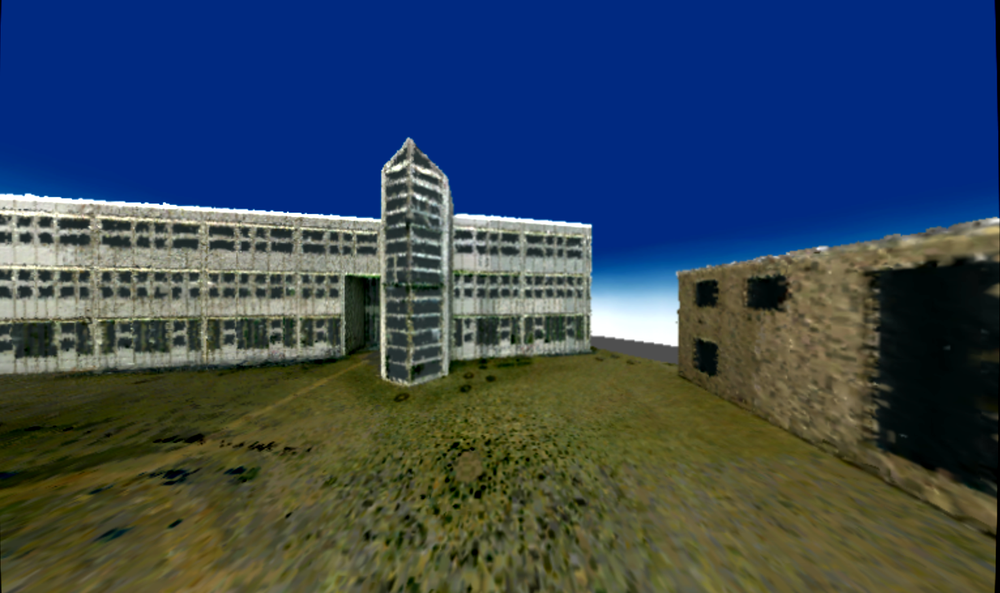
#> input picture mod_2022_landmarkdetektion/images/train/vertikale_landmark_10.tif, 1000 x 593 px, shrunk from 1532 x 908 before the run
$ python -i test_image_segmentation_with_RF.py   (imports and definitions only)   (older library calls are emulated)
#> lines starting #> are read from the running program, lines starting #| are printed output that depends on the picture; after the words box and inside, x2 and y2 are one past the last pixel; in counts of white or black regions, pixels touching at a corner belong together
################################################################
import numpy as np
import cv2
import pandas as pd


def feature_extraction(img):
    df = pd.DataFrame()

    # All features generated must match the way features are generated for TRAINING.
    # Feature1 is our original image pixels
    img2 = img.reshape(-1)
    df['Original Image'] = img2

    # Generate Gabor features
    num = 1
    kernels = []
    for theta in range(2):
        theta = theta / 4. * np.pi
        for sigma in (1, 3):
            for lamda in np.arange(0, np.pi, np.pi / 4):
                for gamma in (0.05, 0.5):
                    #               print(theta, sigma, , lamda, frequency)

                    gabor_label = 'Gabor' + str(num)
                    #                    print(gabor_label)
                    ksize = 9
                    kernel = cv2.getGaborKernel((ksize, ksize), sigma, theta, lamda, gamma, 0, ktype=cv2.CV_32F)
                    kernels.append(kernel)
                    # Now filter image and add values to new column
                    fimg = cv2.filter2D(img2, cv2.CV_8UC3, kernel)
                    filtered_img = fimg.reshape(-1)
                    df[gabor_label] = filtered_img  # Modify this to add new column for each gabor
                    num += 1
    ########################################
    # Geerate OTHER FEATURES and add them to the data frame
    # Feature 3 is canny edge
    edges = cv2.Canny(img, 100, 200)  # Image, min and max values
    edges1 = edges.reshape(-1)
    df['Canny Edge'] = edges1  # Add column to original dataframe

    from skimage.filters import roberts, sobel, scharr, prewitt

    # Feature 4 is Roberts edge
    edge_roberts = roberts(img)
    edge_roberts1 = edge_roberts.reshape(-1)
    df['Roberts'] = edge_roberts1

    # Feature 5 is Sobel
    edge_sobel = sobel(img)
    edge_sobel1 = edge_sobel.reshape(-1)
    df['Sobel'] = edge_sobel1

    # Feature 6 is Scharr
    edge_scharr = scharr(img)
    edge_scharr1 = edge_scharr.reshape(-1)
    df['Scharr'] = edge_scharr1

    # Feature 7 is Prewitt
    edge_prewitt = prewitt(img)
    edge_prewitt1 = edge_prewitt.reshape(-1)
    df['Prewitt'] = edge_prewitt1

    # Feature 8 is Gaussian with sigma=3
    from scipy import ndimage as nd
    gaussian_img = nd.gaussian_filter(img, sigma=3)
    gaussian_img1 = gaussian_img.reshape(-1)
    df['Gaussian s3'] = gaussian_img1

    # Feature 9 is Gaussian with sigma=7
    gaussian_img2 = nd.gaussian_filter(img, sigma=7)
    gaussian_img3 = gaussian_img2.reshape(-1)
    df['Gaussian s7'] = gaussian_img3

    # Feature 10 is Median with sigma=3
    median_img = nd.median_filter(img, size=3)
    median_img1 = median_img.reshape(-1)
    df['Median s3'] = median_img1

    # Feature 11 is Variance with size=3
    #    variance_img = nd.generic_filter(img, np.var, size=3)
    #    variance_img1 = variance_img.reshape(-1)
    #    df['Variance s3'] = variance_img1  #Add column to original dataframe

    return df


#########################################################

# Applying trained model to segment multiple files.

import pickle
from matplotlib import pyplot as plt
from skimage import io

# filename = "sandstone_model"
filename = "landmark_RF_multi_image"
# [1 line not run here, left out]

path = "images/train/"
import os

# [11 lines not run here, left out]
    #plt.imshow(segmented, cmap='jet')
    #plt.imsave('images/landmark/segmented/', segmented, cmap='jet')

>>> import cv2
>>> picture = cv2.imread('images/train/vertikale_landmark_10.tif', cv2.IMREAD_GRAYSCALE)
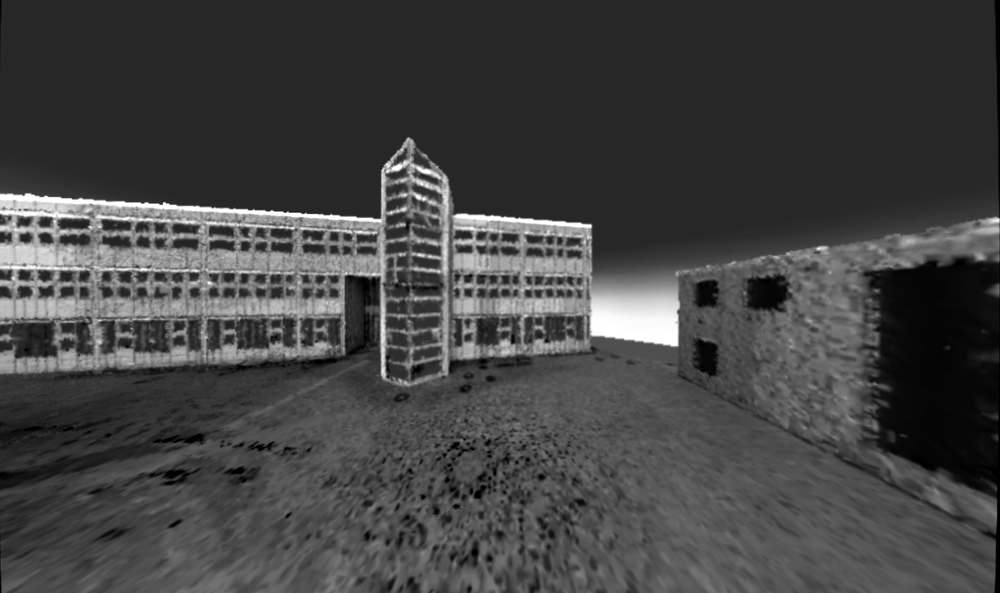
#> picture: shape (593, 1000); min 0, max 255, mean 66.8
>>> result = feature_extraction(picture)
#> after the loop in feature_extraction, `for theta in range(2):`: kernels = 32 items; num = 33
#> in feature_extraction, `edges = cv2.Canny(img, 100, 200)`:
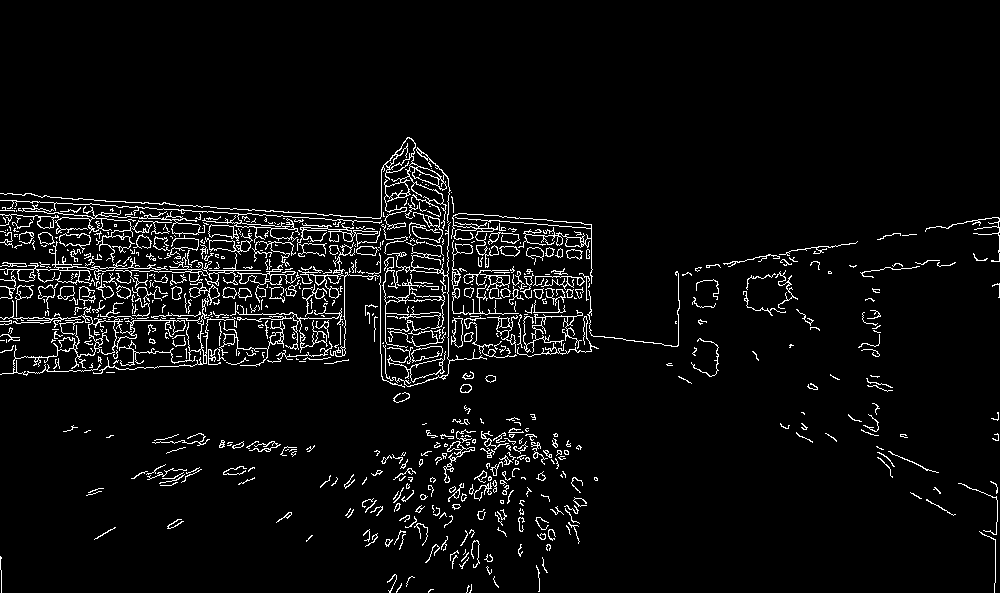
#> edges: shape (593, 1000); 4.7% white in thin lines or dots, all inside (x1, y1, x2, y2) = (0, 137, 1000, 593)
#> in feature_extraction, `edge_roberts = roberts(img)`:
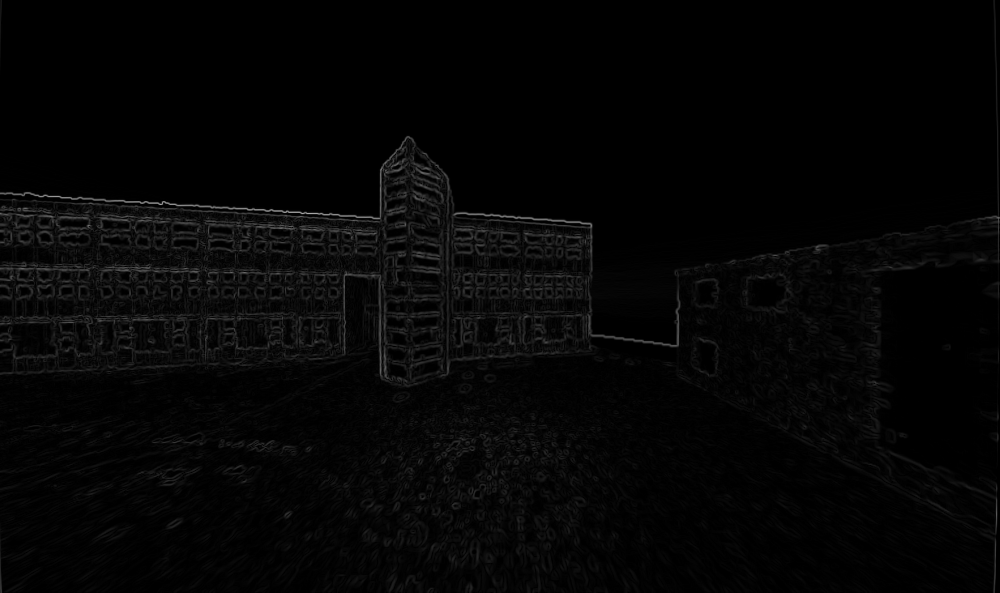
#> edge_roberts: shape (593, 1000) float64; min 0, max 0.667, mean 0.0209
#> in feature_extraction, `gaussian_img = nd.gaussian_filter(img, sigma=3)`:
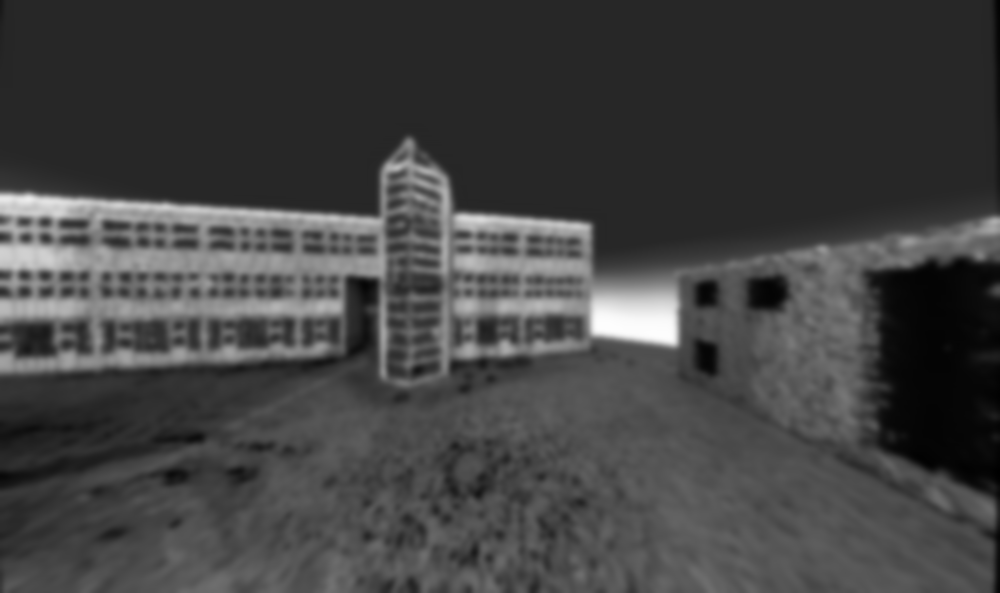
#> gaussian_img: shape (593, 1000); min 0, max 253, mean 66.1
#> in feature_extraction, `gaussian_img2 = nd.gaussian_filter(img, sigma=7)`:
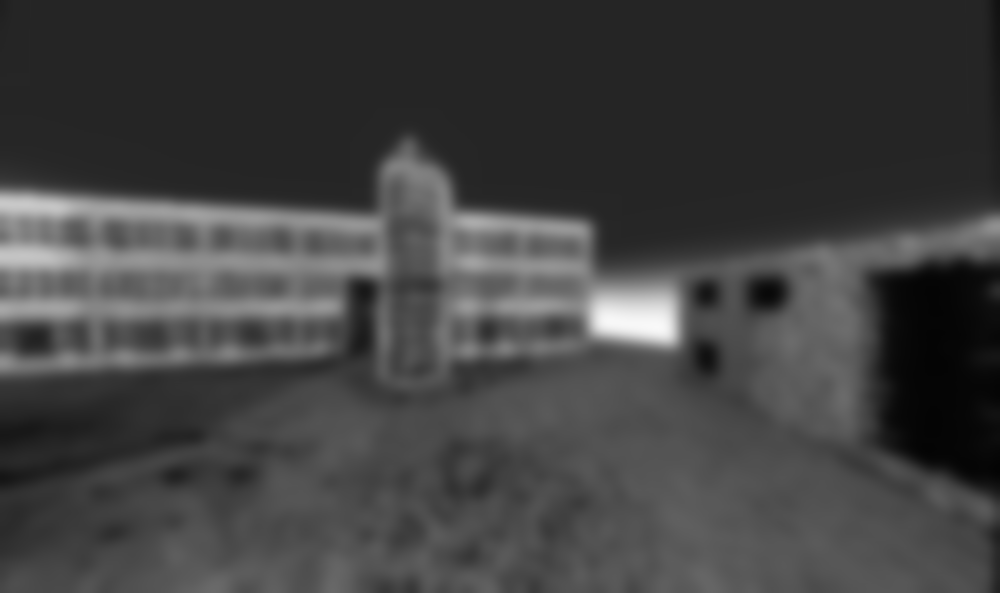
#> gaussian_img2: shape (593, 1000); min 4, max 249, mean 65.5
#> result = table of 593000 rows and 41 columns
